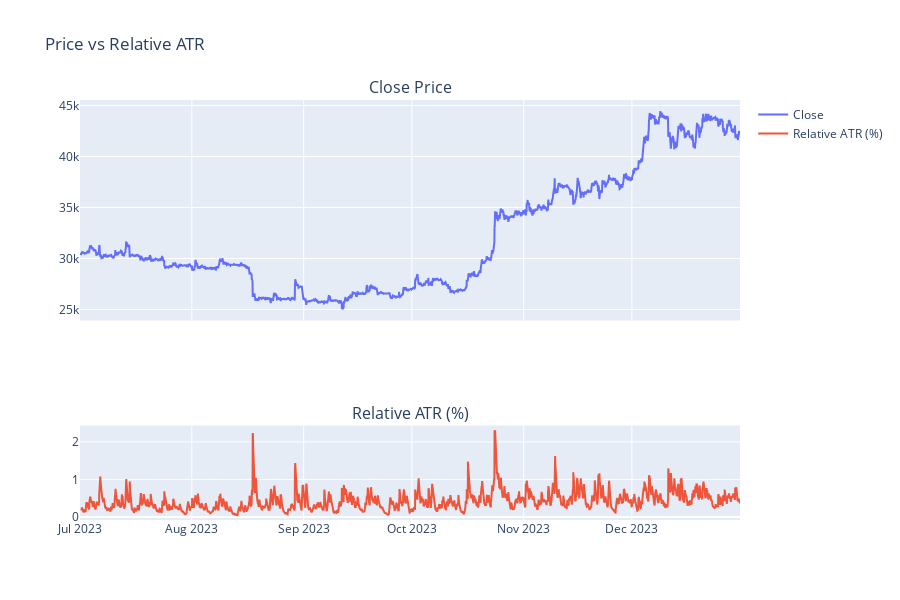

The cell this chart's notebook holds for it:
### Code cell
# ## 6.1 SL/TP 및 ATR 값 상세 분석 (추가)

if 'sl_tp_df' in locals() and sl_tp_df is not None:
    logger.info("ATR 및 SL/TP 값 상세 분석 시작...")

    print("\n--- ATR 및 SL/TP 값 통계 ---")
    # 주요 통계량 출력 (0 값이나 극단적인 값 확인)
    print(sl_tp_df.describe())

    # ATR 값이 0 이거나 음수인 경우가 있는지 확인
    atr_non_positive_count = (indicators_df['ATR'] <= 0).sum()
    if atr_non_positive_count > 0:
        logger.warning(f"ATR 값 중 0 이하인 경우가 {atr_non_positive_count}건 있습니다.")
        print("\n--- 0 이하 ATR 값 샘플 ---")
        print(indicators_df[indicators_df['ATR'] <= 0].head())

    # SL/TP 값이 0 이하인 경우 재확인 (이전 셀에서도 확인했지만 상세 로깅 추가)
    sl_tp_non_positive_count = ((sl_stop <= 0) | (tp_stop <= 0)).sum()
    if sl_tp_non_positive_count > 0:
         logger.warning(f"계산된 SL 또는 TP 값 중 0 이하인 경우가 {sl_tp_non_positive_count}건 있습니다.")
         # 이전에 이미 출력했으므로 여기서는 로그만 남김

    # --- 시각화: 가격 대비 ATR 비율 확인 ---
    # 가격 대비 ATR 비율이 너무 작으면 SL/TP가 거의 발동하지 않을 수 있음
    try:
        logger.info("가격 대비 ATR 비율 시각화 시도...")
        relative_atr = (indicators_df['ATR'] / indicators_df['close']) * 100 # ATR을 종가의 %로 표시
        relative_atr.name = 'Relative ATR (%)'

        # Plotly를 사용하여 시각화 (별도 플롯)
        import plotly.graph_objects as go
        from plotly.subplots import make_subplots

        fig_atr = make_subplots(rows=2, cols=1, shared_xaxes=True,
                                subplot_titles=('Close Price', 'Relative ATR (%)'),
                                row_heights=[0.7, 0.3])

        fig_atr.add_trace(go.Scatter(x=indicators_df.index, y=indicators_df['close'], name='Close'), row=1, col=1)
        fig_atr.add_trace(go.Scatter(x=relative_atr.index, y=relative_atr, name='Relative ATR (%)'), row=2, col=1)

        fig_atr.update_layout(title='Price vs Relative ATR', height=600)
        fig_atr.show()
        logger.info("가격 대비 ATR 비율 플롯 생성 완료.")

        # 상대 ATR 값 통계 확인
        print("\n--- 가격 대비 상대 ATR (%) 통계 ---")
        print(relative_atr.describe())

    except Exception as e:
        logger.exception(f"ATR 시각화 중 오류 발생: {e}")

else:
    logger.warning("SL/TP 데이터프레임(sl_tp_df)이 없어 상세 분석을 건너<0xEB><0x9B><0x84>니다.")

### Figure 1 — Plotly figure (JSON) as saved in the notebook; plotly's stock layout.template omitted (floating-point values rounded to 4 significant figures; data arrays with more than 128 entries replaced by an {"elided": "..."} marker saying what was removed)
{"data": [{"name": "Close", "type": "scatter", "x": {"elided": "4391 str values"}, "xaxis": "x", "y": {"elided": "4391 float values"}, "yaxis": "y"}, {"name": "Relative ATR (%)", "type": "scatter", "x": {"elided": "4391 str values"}, "xaxis": "x2", "y": {"elided": "4391 float values"}, "yaxis": "y2"}], "layout": {"annotations": [{"font": {"size": 16}, "showarrow": false, "text": "Close Price", "x": 0.5, "xanchor": "center", "xref": "paper", "y": 1.0, "yanchor": "bottom", "yref": "paper"}, {"font": {"size": 16}, "showarrow": false, "text": "Relative ATR (%)", "x": 0.5, "xanchor": "center", "xref": "paper", "y": 0.225, "yanchor": "bottom", "yref": "paper"}], "height": 600, "title": {"text": "Price vs Relative ATR"}, "xaxis": {"anchor": "y", "domain": [0, 1], "matches": "x2", "showticklabels": false}, "xaxis2": {"anchor": "y2", "domain": [0, 1]}, "yaxis": {"anchor": "x", "domain": [0.475, 1.0]}, "yaxis2": {"anchor": "x2", "domain": [0, 0.225]}}}
